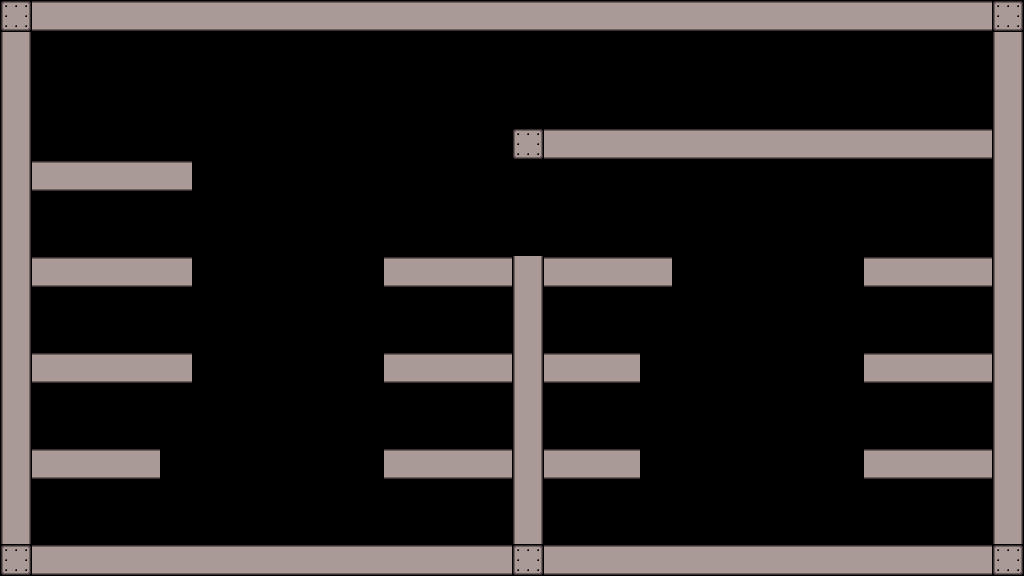

Tiled map render using the project's own tile images. Description and the map definition, with tile-layer contents summarised, below:
An orthogonal 32x18 tile map with 32x32 px tiles, 1 tile layer (Tile Layer 1) and 4 objects.

<map version="1.0" orientation="orthogonal" renderorder="right-down" width="32" height="18" tilewidth="32" tileheight="32" nextobjectid="1">
 <tileset firstgid="1" name="Tileset" tilewidth="32" tileheight="32">
  <image source="Tileset.png" width="128" height="128" />
  <tile id="1">
   <objectgroup draworder="index">
    <object id="0" x="0" y="0" width="32" height="32" />
   </objectgroup>
  </tile>
  <tile id="2">
   <objectgroup draworder="index">
    <object id="0" x="0" y="0" width="32" height="32" />
   </objectgroup>
  </tile>
  <tile id="3">
   <objectgroup draworder="index">
    <object id="0" x="0" y="0" width="32" height="32" />
   </objectgroup>
  </tile>
  <tile id="7">
   <objectgroup draworder="index">
    <object id="0" x="0" y="0" width="32" height="32" />
   </objectgroup>
  </tile>
 </tileset>
 <layer name="Tile Layer 1" width="32" height="18">
  <data>[576 cells, 173 non-empty, 3 distinct tile ids]</data>
 </layer>
</map>